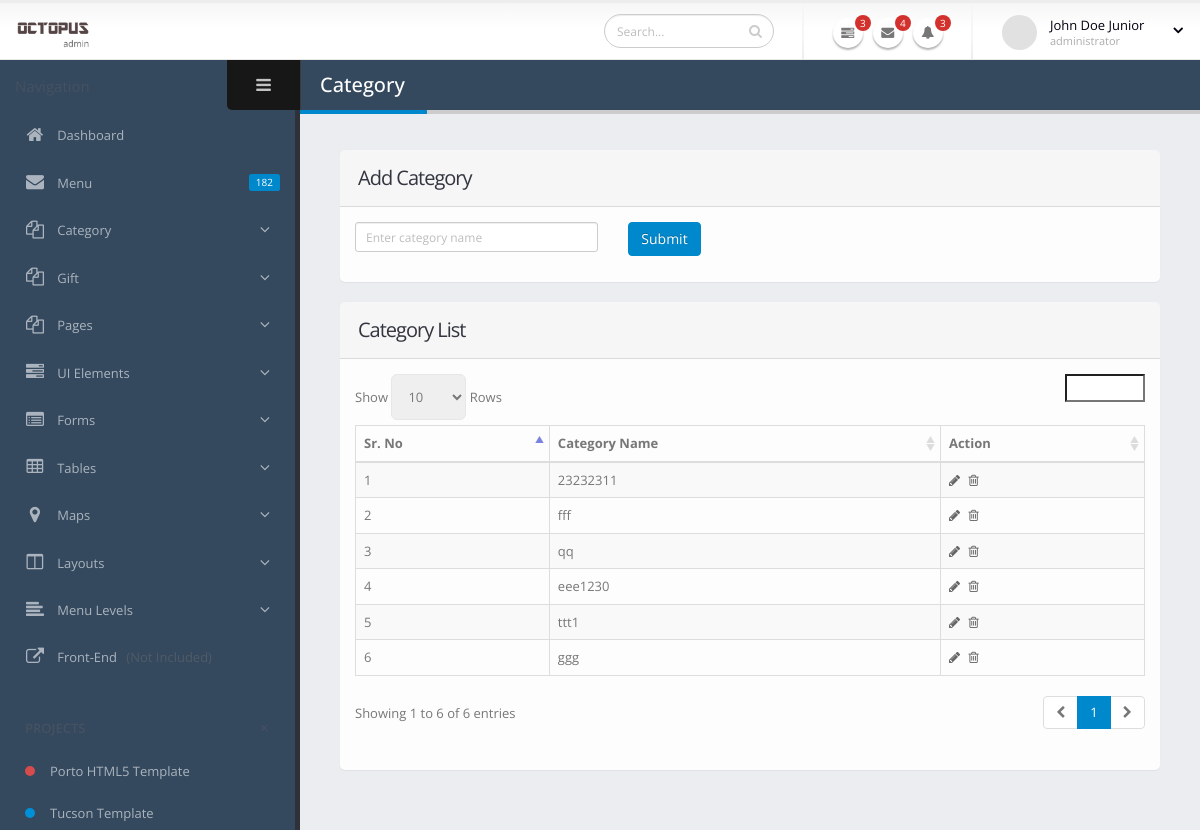
The page /index.php/admin/category on the database its author committed.
### tables this page shows
CREATE TABLE `category` (
  `category_id` int(3) NOT NULL,
  `category_name` varchar(50) NOT NULL,
  `menu_id` int(2) NOT NULL
);

### application/controllers/admin/Category.php (called while the page is built, shortened)
<?php
class Category extends CI_Controller{
    public function index()
    {
        $result['menu'] = $this->Menu_model->get_all();
        $result['category'] = $this->Category_model->get_all();
        $this->load->view('admin/header');
        $this->load->view('admin/sidebar');
        $this->load->view('admin/category_list', $result);
        $this->load->view('admin/footer');
    }
}

### index.php (called while the page is built, shortened)
<?php
require_once BASEPATH.'core/CodeIgniter.php';

### application/models/Category_model.php (called while the page is built, shortened)
<?php
class Category_model extends CI_Model {
    public function get_all() {
        $this->db->select('*');
        $this->db->from('menu');
        $this->db->join('category', 'menu.menu_id = category.menu_id');
        $query = $this->db->get();
        return $query->result();
    }
}

### application/views/admin/category_list.php (the view, shortened to what this page needs)
<section role="main" class="content-body">
    <header class="page-header">
        <h2>Category</h2>
    </header>
    <div class="row">
        <div class="col-lg-12">
            <section class="panel">
                <header class="panel-heading">
                    <h2 class="panel-title">Add Category</h2>
                </header>
                <div class="panel-body">
                    <form class="form-horizontal form-bordered" method="post" action="<?php echo base_url() ?>admin/category/save">
                        <div class="form-group">
                            <div class="col-md-4">
                                <input type="text" class="form-control input-sm mb-md" name="category_name" placeholder="Enter category name">
                            </div>
                            <div class="col-md-3">
                                <button class="btn btn-primary">Submit</button>
                            </div>
                        </div>
                    </form>
                </div>
            </section>
        </div>
    </div>
    <section class="panel">
        <header class="panel-heading">
            <h2 class="panel-title">Category List</h2>
        </header>
        <div class="panel-body">
            <table class="table table-bordered table-striped mb-none" id="datatable-default">
                <thead>
                    <tr>
                        <th>Sr. No</th>
                        <th>Category Name</th>
                        <th>Action</th>
                    </tr>
                </thead>
                <tbody>
                    <?php
                    $srno = 1;
                    foreach ($category as $c) {
                        ?>
                        <tr class="gradeX">
                            <td><?php echo $srno; ?></td>
                            <td><?php echo $c->category_name; ?>
                            </td>
                            <td class="actions">
                                <a href="<?php echo base_url() ?>admin/category/edit?id=<?php echo $c->category_id ?>"><i class="fa fa-pencil"></i></a>
                                <a onclick="return confirm('Do you really want to delete this record?')" href="<?php echo base_url() ?>admin/category/delete?id=<?php echo $c->category_id ?>"><i class="fa fa-trash-o"></i></a>
                            </td>
                        </tr>
                        <?php
                        $srno++;
                    }
                    ?>
                </tbody>
            </table>
        </div>
    </section>
</section>

### assets/admin/stylesheets/skins/default.css (style rules this page uses)
body .btn-primary { color: #ffffff; text-shadow: 0 -1px 0 rgba(0, 0, 0, 0.25); background-color: #0088cc; border-color: #0088cc; }
.page-header h2 { border-bottom-color: #0088cc; }

### rows shown on the page
category: category_name "23232311"
category: category_name "fff"
category: category_name "qq"
category: category_name "eee1230"
category: category_name "ttt1"
category: category_name "ggg"
